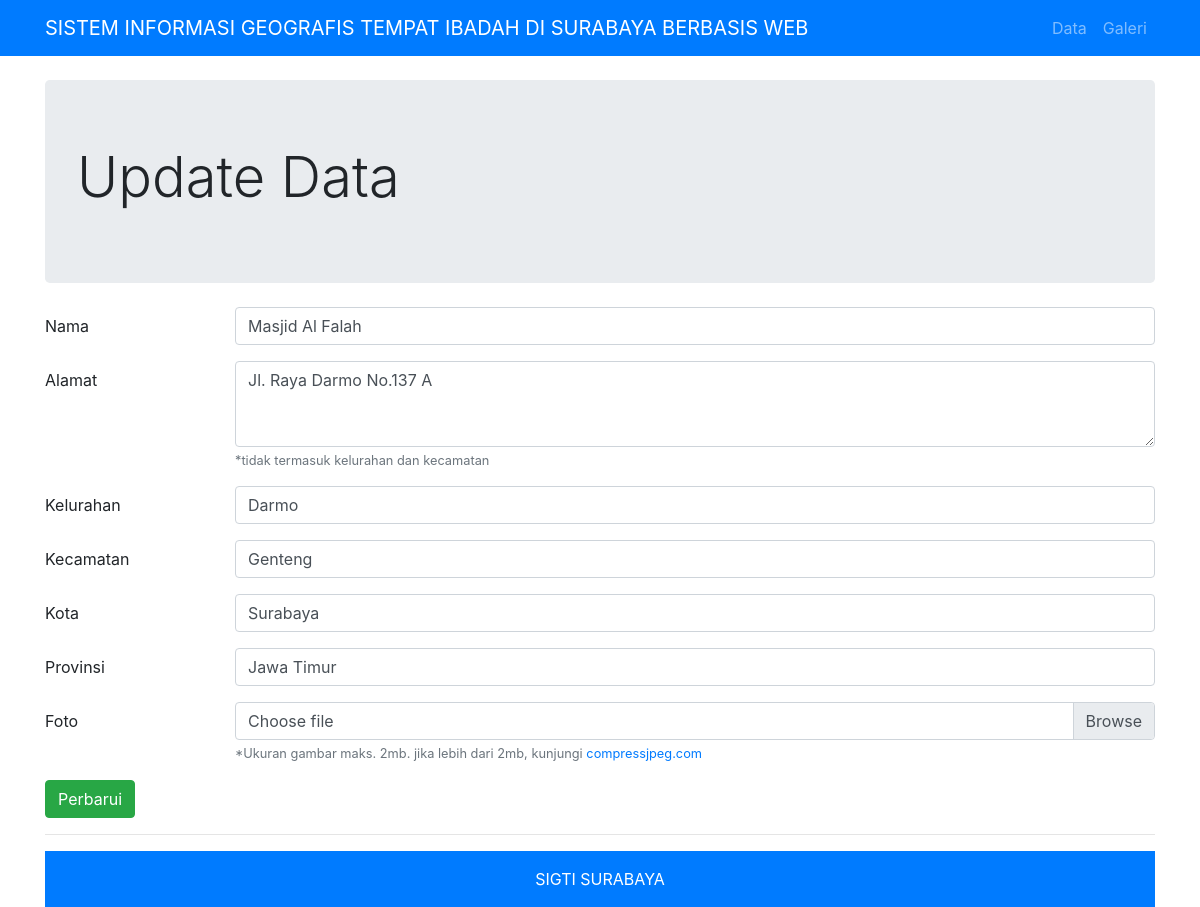
Screenshot of /updatedata.php?no=56 with the database file from the repository.
### tables this page shows
CREATE TABLE `tempat_ibadah` (
  `no` int(11) NOT NULL,
  `nama_mesjid` varchar(255) NOT NULL,
  `alamat` varchar(255) NOT NULL,
  `kelurahan` varchar(100) NOT NULL,
  `kecamatan` varchar(50) DEFAULT NULL,
  `kota` varchar(100) NOT NULL,
  `provinsi` varchar(100) NOT NULL,
  `gambar` varchar(255) NOT NULL
);

### updatedata.php (the view, shortened to what this page needs)
<!DOCTYPE html>
<html lang="en">
<html>
<head>
  <link rel="stylesheet" href="https://openlayers.org/en/latest/css/ol.css" />
  <link rel="stylesheet" href="css/ol3-layerswitcher.css" />
  <link rel="stylesheet" href="css/fungsiweb.css" />
  <link href="vendor/bootstrap/css/bootstrap.min.css" rel="stylesheet">
  <link href="css/modern-business.css" rel="stylesheet">
</head>
<body>
  <?php include('include/navigation.php'); ?>
  <div class="container">
    <header class="jumbotron my-4">
      <h1 class="display-4">Update Data</h1>
    </header>
    <?php
    include('config/config.php');
    $no = $_GET['no'];
    $data = mysqli_query($conn, "SELECT * FROM tempat_ibadah WHERE no = '$no'");
    while ($info = mysqli_fetch_array($data)) {
      ?>
      <form method="post" action="aksi/updatedata_aksi.php" enctype="multipart/form-data">
        <div class="form-group row">
          <label class="col-sm-2 col-form-label">Nama</label>
          <div class="col-sm-10">
            <input type="text" class="form-control" name="nama_mesjid" placeholder="Masukkan Nama Tempat Ibadah" value="<?php echo $info['nama_mesjid']; ?>" required>
          </div>
        </div>
        <div class="form-group row">
          <label class="col-sm-2 col-form-label">Alamat</label>
          <div class="col-sm-10">
            <textarea class="form-control" name="alamat" rows="3" required><?php echo $info['alamat']; ?></textarea>
            <small class="form-text text-muted">*tidak termasuk kelurahan dan kecamatan</small>
          </div>
        </div>
        <div class="form-group row">
          <label class="col-sm-2 col-form-label">Kelurahan</label>
          <div class="col-sm-10">
            <input type="text" class="form-control" name="kelurahan" placeholder=" Masukkan Kelurahan" value="<?php echo $info['kelurahan']; ?>" required>
          </div>
        </div>
        <div class="form-group row">
          <label class="col-sm-2 col-form-label">Kecamatan</label>
          <div class="col-sm-10">
            <input type="text" class="form-control" name="kecamatan" placeholder=" Masukkan Kecamatan" value="<?php echo $info['kecamatan']; ?>" required>
          </div>
        </div>
        <div class="form-group row">
          <label class="col-sm-2 col-form-label">Kota</label>
          <div class="col-sm-10">
            <input type="text" class="form-control" name="kota" placeholder=" Masukkan Kota" value="<?php echo $info['kota']; ?>" required>
          </div>
        </div>
        <div class="form-group row">
          <label class="col-sm-2 col-form-label">Provinsi</label>
          <div class="col-sm-10">
            <input type="text" class="form-control" name="provinsi" placeholder=" Masukkan Provinsi" value="<?php echo $info['provinsi']; ?>" required>
          </div>
        </div>
        <div class="form-group row">
          <label class="col-sm-2 col-form-label">Foto</label>
          <div class="col-sm-10">
            <div class="custom-file">
              <label class="custom-file-label" for="customFile">Choose file</label>
              <small class="form-text text-muted">*Ukuran gambar maks. 2mb. jika lebih dari 2mb, kunjungi <a href="https://compressjpeg.com/">compressjpeg.com</a></small>
            </div>
          </div>
        </div>
        <button type="submit" name="submit" class="btn btn-success">Perbarui</button>
      </form>
      <?php
    }
    ?>
    <?php include('include/footer.php'); ?>
  </body>
  </html>

### css/fungsiweb.css (style rules this page uses)
html, body { height: 100%; padding: 0; margin: 0; }

### css/modern-business.css (style rules this page uses)
@media (min-width: 992px) { body { padding-top: 56px; } }

### rows the page displays
tempat_ibadah: nama_mesjid "Masjid Al Falah", alamat "Jl. Raya Darmo No.137 A", kelurahan "Darmo", kecamatan "Genteng", kota "Surabaya", provinsi "Jawa Timur"
